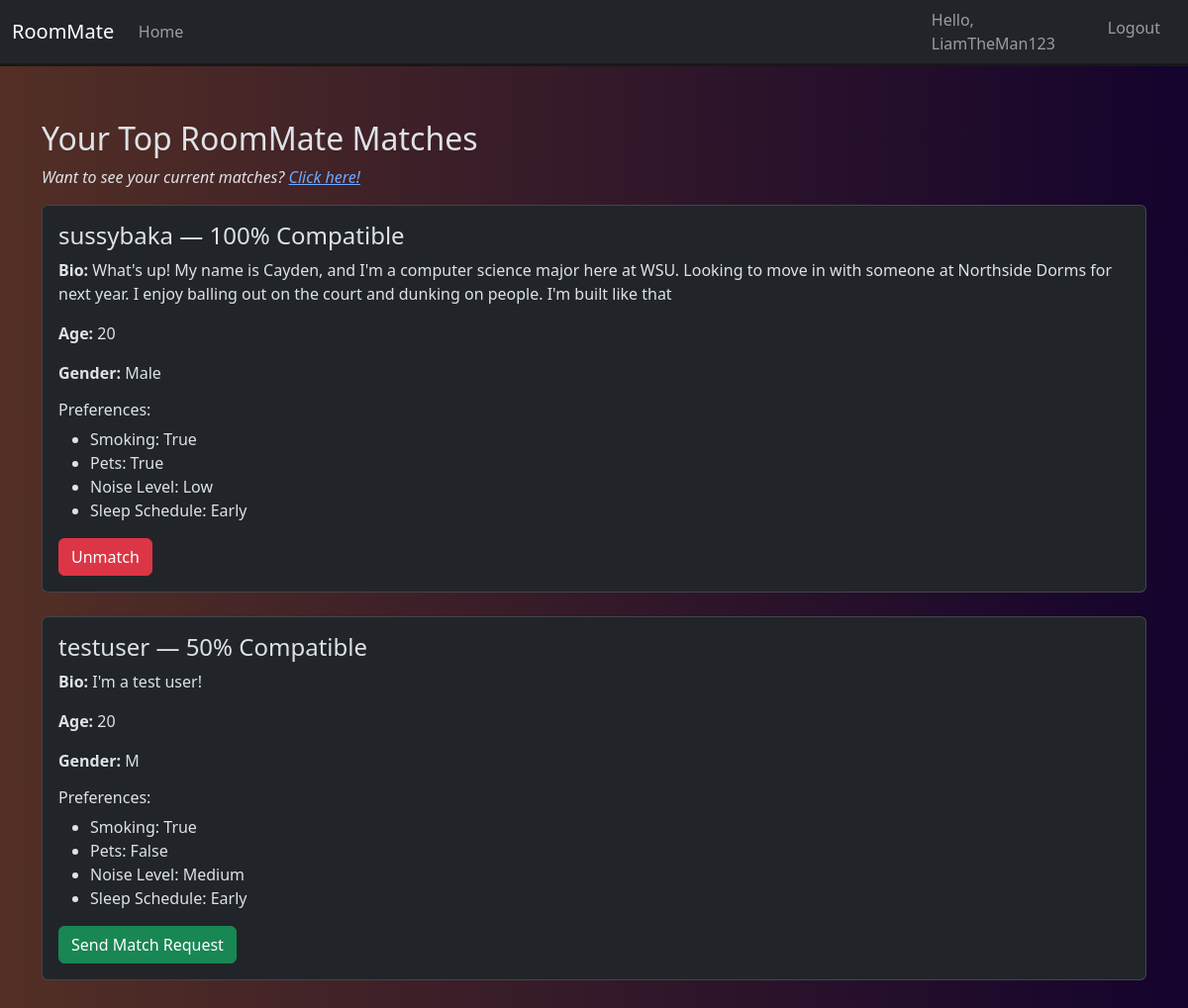
Screenshot of /matches/ (signed in) with the database file from the repository.
### RM_App/models.py (models this page shows, shortened)
class UserProfile(models.Model):
    user = models.OneToOneField(User, on_delete=models.CASCADE)
    age = models.IntegerField()
    gender = models.CharField(max_length=10, choices=[('M', 'Male'), ('F', 'Female'), ('O', 'Other')])
    bio = models.TextField(blank=True)
    instagram_link = models.URLField(blank=True, null=True)
    snapchat_link = models.URLField(blank=True, null=True)

class Preference(models.Model):
    user = models.OneToOneField(UserProfile, on_delete=models.CASCADE)
    smoking = models.BooleanField(default=False)
    pets = models.BooleanField(default=False)
    noise_level = models.CharField(max_length=10, choices=[('Low', 'Low'), ('Medium', 'Medium'), ('High', 'High')])
    sleep_schedule = models.CharField(max_length=10, choices=[('Early', 'Early'), ('Late', 'Late')])

### RM_App/views.py (the view)
# urls.py: path("matches/", views.find_matches, name="find_matches"),
@login_required
def find_matches(request):
    user_profile = UserProfile.objects.get(user=request.user)
    try:
        user_preference = Preference.objects.get(user=user_profile)
    except Preference.DoesNotExist:
        messages.error(request, "Please set your preferences first.")
        return redirect('set_preferences')
    potential_matches = UserProfile.objects.exclude(id=user_profile.id)
    matches = []
    for potential in potential_matches:
        try:
            pref = Preference.objects.get(user=potential)
        except Preference.DoesNotExist:
            continue
        score = (
            (pref.smoking == user_preference.smoking)
            + (pref.pets == user_preference.pets)
            + (pref.noise_level == user_preference.noise_level)
            + (pref.sleep_schedule == user_preference.sleep_schedule)
        )
        if score >= 1:  # threshold
            matches.append({
                'profile':    potential,
                'preference': pref,
                'score':      score * 25,  # convert to %
            })
    sent_requests = MatchRequest.objects.filter(
        from_user=request.user,
        is_confirmed=False
    ).values_list('to_user__userprofile__id', flat=True)
    received_requests = MatchRequest.objects.filter(
        to_user=request.user,
        is_confirmed=False
    ).values_list('from_user__userprofile__id', flat=True)
    confirmed_qs = MatchRequest.objects.filter(
        Q(from_user=request.user) | Q(to_user=request.user),
        is_confirmed=True
    )
    mutual_confirmed = []
    for req in confirmed_qs:
        other_user = req.to_user if req.from_user == request.user else req.from_user
        if MatchRequest.objects.filter(
               from_user=other_user,
               to_user=request.user,
               is_confirmed=True
           ).exists():
            other_profile = UserProfile.objects.get(user=other_user)
            mutual_confirmed.append(other_profile.id)
    return render(request, 'matches.html', {
        'matches':           matches,
        'sent_requests':     list(sent_requests),
        'received_requests': list(received_requests),
        'mutual_confirmed':  mutual_confirmed,
    })

### RM_App/templates/matches.html (shortened to what this page needs)
{% extends "base.html" %}
{% block content %}
{% load static %}
<div class="gradientbox">
    <div class="container mt-4">
        <h2>Your Top RoomMate Matches</h2>
        <p><i>Want to see your current matches? <a href="{% url 'my_matches' %}">Click here!</i></a></p>
        {% for match in matches %}
        <div class="card mb-4">
            <div class="card-body">
                <h4 class="card-title">
                    {{ match.profile.user.username }} — {{ match.score }}% Compatible
                </h4>
                <p><strong>Bio:</strong> {{ match.profile.bio }}</p>
                <p><strong>Age:</strong> {{ match.profile.age }}</p>
                <p><strong>Gender:</strong> {{ match.profile.gender }}</p>
                <h6>Preferences:</h6>
                <ul>
                    <li>Smoking: {{ match.preference.smoking }}</li>
                    <li>Pets: {{ match.preference.pets }}</li>
                    <li>Noise Level: {{ match.preference.noise_level }}</li>
                    <li>Sleep Schedule: {{ match.preference.sleep_schedule }}</li>
                </ul>
                {% if match.profile.id in mutual_confirmed %}
                    <form method="post"
                        action="{% url 'unmatch_user' match.profile.id %}"
                        class="mt-2">
                    <button class="btn btn-danger">Unmatch</button>
                    </form>
                {% else %}
                    <form method="post"
                        action="{% url 'send_match_request' match.profile.id %}"
                        class="mt-2">
                    <button class="btn btn-success">Send Match Request</button>
                    </form>
                {% endif %}
            </div>
        </div>
        {% empty %}
        <p>No matches found!</p>
        {% endfor %}
    </div>
</div>
{% endblock %}

### RM_App/templates/base.html (shortened to what this page needs)
<!DOCTYPE html>
<html lang="en">
  <head>
    {% load static %}
    <link rel="stylesheet" href="https://cdn.jsdelivr.net/npm/bootstrap@5.3.3/dist/css/bootstrap.min.css" rel="stylesheet">
    <link rel="stylesheet" href="{% static 'styles.css' %}">
  </head>
  <body data-bs-theme="dark">
    <nav class="navbar navbar-expand-lg navbar-dark bg-dark">
      <a class="navbar-brand" href="{% url 'home' %}">RoomMate</a>
      <div class="collapse navbar-collapse" id="navbarNav">
        <ul class="navbar-nav">
          <li class="nav-item active">
            <a class="nav-link" href="{% url 'home' %}">Home</a>
          </li>
        </ul>
        <ul class="navbar-nav ms-auto">
          {% if user.is_authenticated %}
            <li class="nav-item">
              <span class="navbar-text">Hello, {{ user.username }}</span>
            </li>
            <li class="nav-item">
              <a class="nav-link" href="{% url 'logout' %}">Logout</a>
            </li>
          {% endif %}
        </ul>
      </div>
    </nav>
    <div>{% block content %} {% endblock %}</div>
  </body>
</html>

### RM_App/static/styles.css (style rules this page uses)
body { margin: 0; padding: 0; }
.container { margin: auto; }
.gradientbox { background: linear-gradient(to right, #532f25, #14032d); padding: 30px; margin-bottom: 10px; border-bottom: 3px solid rgb(24, 24, 24); }
.card { transition: all 0.3s; }
.navbar { border-bottom: 3px solid rgb(24, 24, 24); }
.navbar-brand, .nav-item { padding-left: 1%; }
.ms-auto { padding-right: 20px; }
.hoveranimation, .card { transition: all 0.3s; }

### rows the page displays
UserProfile: profile.user.username "sussybaka", score "100", profile.bio "What's up! My name is Cayden, and I'm a computer science major here at WSU. Looking to move in with someone at Northside Dorms for next year. I enjoy balling out on the court and dunking on people. I'm built like that", profile.age "20", profile.gender "Male", preference.smoking "True", preference.pets "True", preference.noise_level "Low", preference.sleep_schedule "Early", shows "Unmatch"
UserProfile: profile.user.username "testuser", score "50", profile.bio "I'm a test user!", profile.age "20", profile.gender "M", preference.smoking "True", preference.pets "False", preference.noise_level "Medium", preference.sleep_schedule "Early", shows "Send Match Request"

### other values shown
{{ user.username }} "LiamTheMan123"
